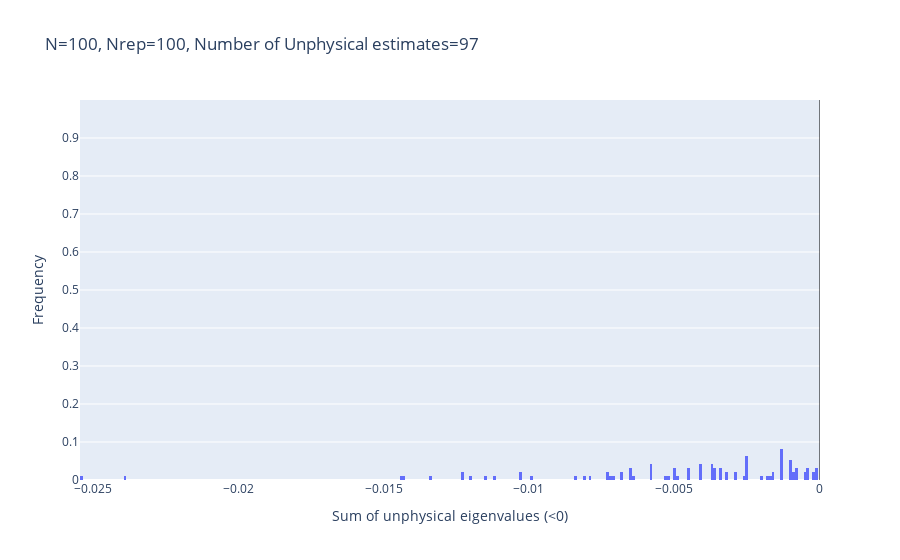
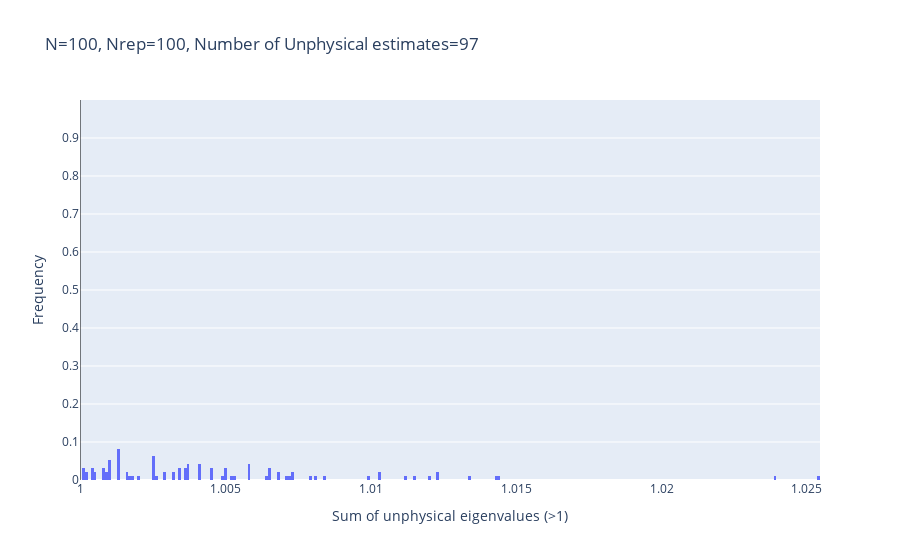

Notebook code for these charts, in order:
### Code cell
figs = physicality_violation_check.make_graphs_sum_unphysical_eigenvalues(estimation_results_linear, num_data=num_data)

for fig in figs:
    fig.show()
